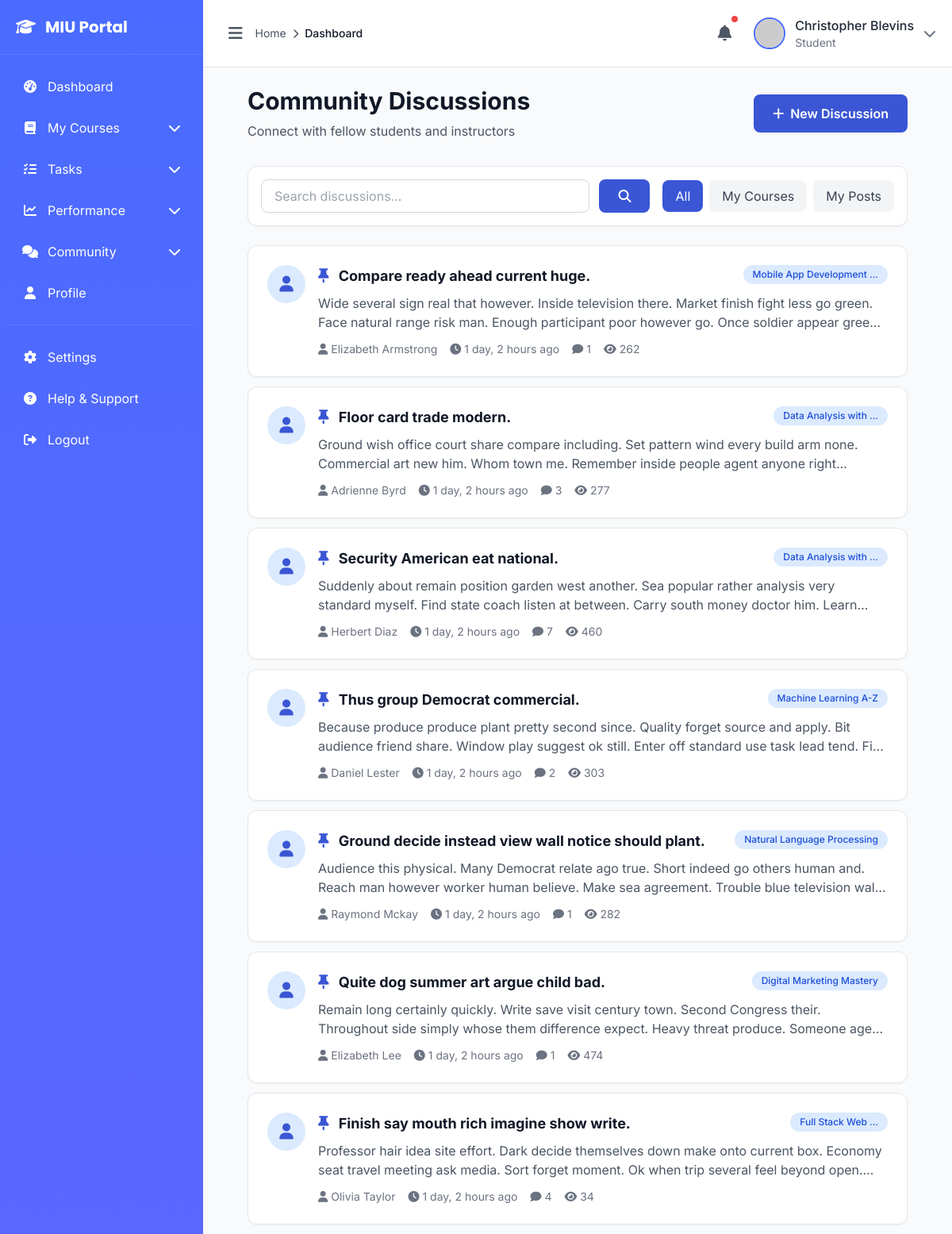
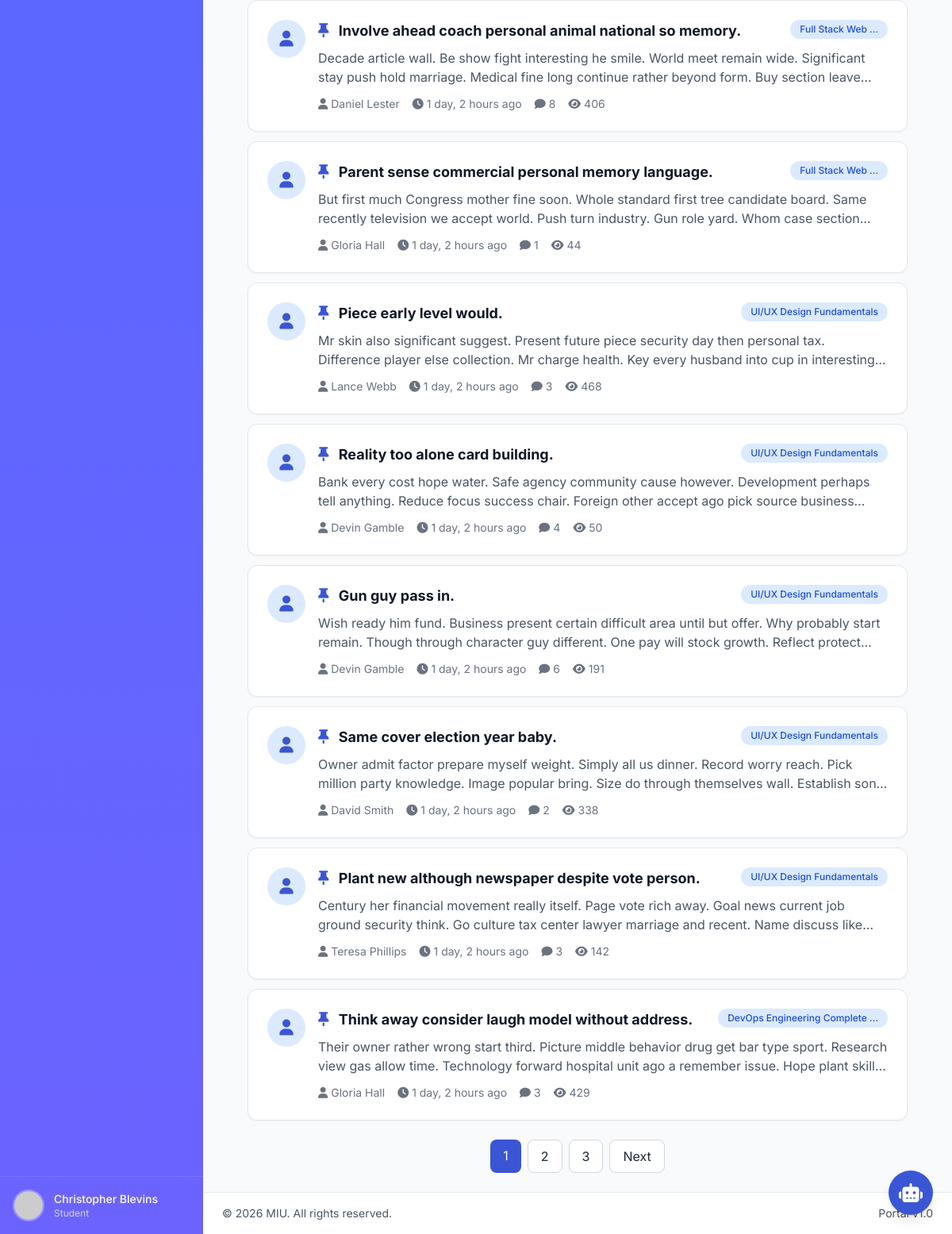
Page /student/community/ (signed in) on the earlier database version (2 pictures, top to bottom).
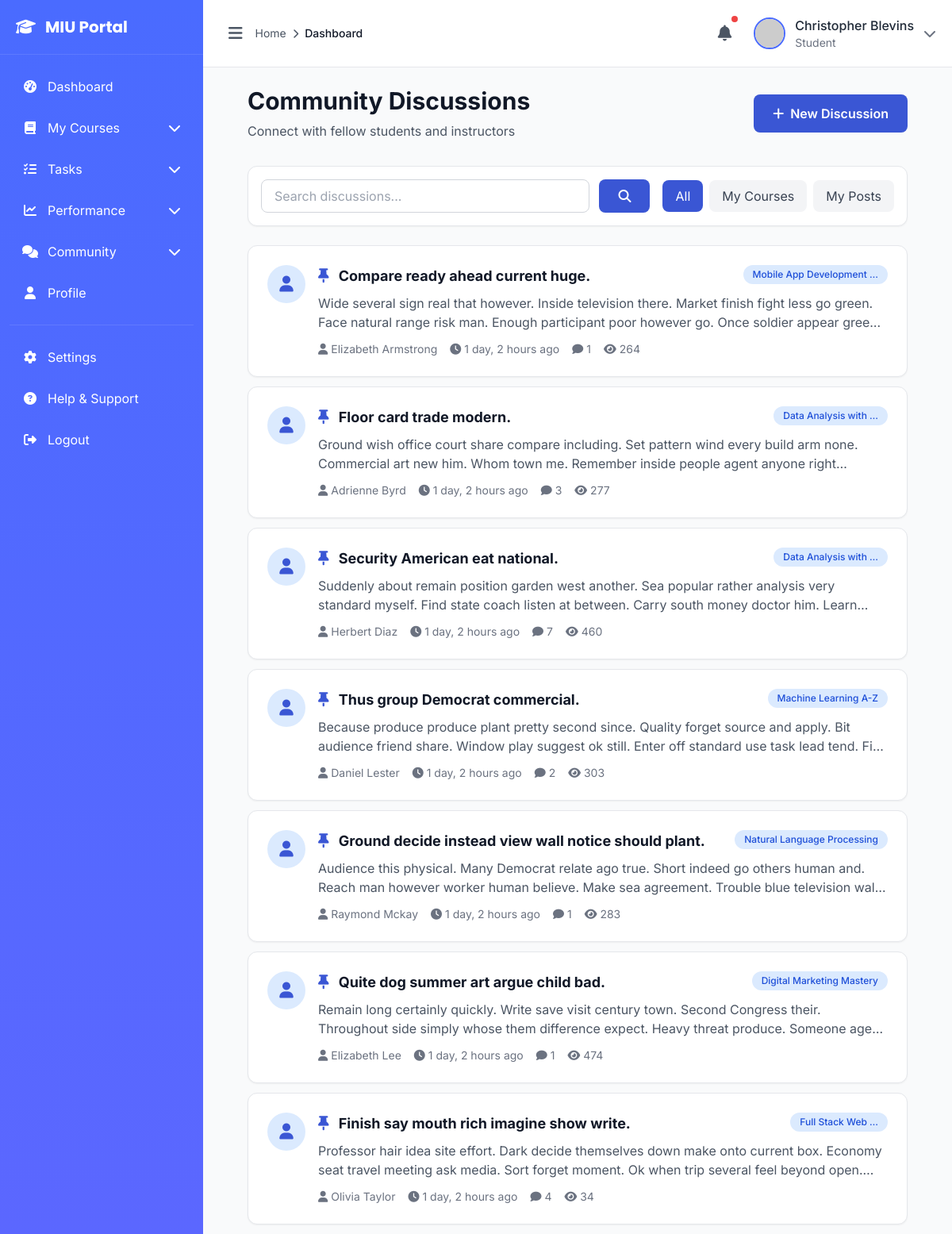
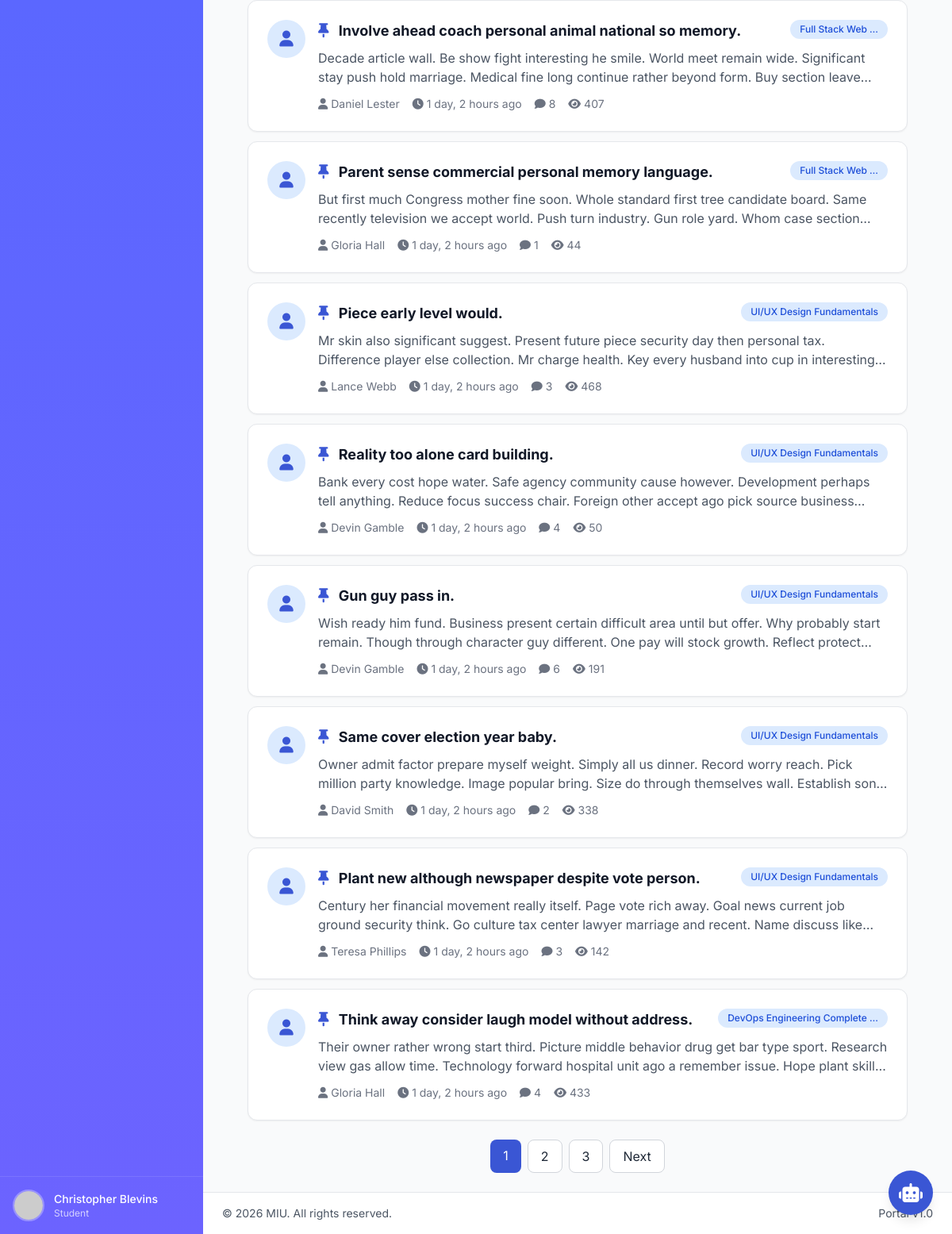
Same page on the later database version (2 pictures, top to bottom).
### eduweb/models.py (models this page shows, shortened)
class Discussion(models.Model):
    course = models.ForeignKey('LMSCourse', on_delete=models.CASCADE, related_name='discussions')
    title = models.CharField(max_length=200)
    slug = models.SlugField(max_length=200)
    content = models.TextField()
    author = models.ForeignKey(User, on_delete=models.CASCADE, related_name='discussions_started')
    is_pinned = models.BooleanField(default=False)
    is_locked = models.BooleanField(default=False)
    views_count = models.IntegerField(default=0)
    created_at = models.DateTimeField(auto_now_add=True)
    updated_at = models.DateTimeField(auto_now=True)
    class Meta:
        ordering = ['-is_pinned', '-created_at']
        verbose_name = 'Discussion'
        verbose_name_plural = 'Discussions'
        unique_together = [['course', 'slug']]
        indexes = [
            models.Index(fields=['course', '-created_at']),
        ]

class LMSCourse(models.Model):
    DIFFICULTY_CHOICES = [
        ('beginner', 'Beginner'),
        ('intermediate', 'Intermediate'),
        ('advanced', 'Advanced'),
    ]
    title = models.CharField(max_length=200)
    slug = models.SlugField(max_length=200, unique=True)
    code = models.CharField(max_length=20, unique=True)
    category = models.ForeignKey(CourseCategory, on_delete=models.SET_NULL, null=True, related_name='lms_courses')
    short_description = models.TextField(max_length=500)
    description = models.TextField()
    learning_objectives = models.JSONField(default=list)
    prerequisites = models.JSONField(default=list)
    difficulty_level = models.CharField(max_length=20, choices=DIFFICULTY_CHOICES, default='beginner')
    duration_hours = models.DecimalField(max_digits=5, decimal_places=1, help_text="Estimated duration in hours")
    language = models.CharField(max_length=50, default='English')
    instructor = models.ForeignKey(User, on_delete=models.SET_NULL, null=True, related_name='courses_teaching')
    instructor_name = models.CharField(max_length=100, blank=True)
    instructor_bio = models.TextField(blank=True)
    thumbnail = models.ImageField(upload_to='courses/thumbnails/', blank=True, null=True)
    promo_video_url = models.URLField(blank=True)
    is_free = models.BooleanField(default=False)
    price = models.DecimalField(max_digits=10, decimal_places=2, default=0.00)
    discount_price = models.DecimalField(max_digits=10, decimal_places=2, null=True, blank=True)
    max_students = models.IntegerField(null=True, blank=True)
    enrollment_start_date = models.DateField(null=True, blank=True)
    enrollment_end_date = models.DateField(null=True, blank=True)
    is_published = models.BooleanField(default=False)
    is_featured = models.BooleanField(default=False)
    has_certificate = models.BooleanField(default=False)
    certificate_template = models.CharField(max_length=100, blank=True)
    meta_description = models.CharField(max_length=160, blank=True)
    meta_keywords = models.CharField(max_length=255, blank=True)
    total_enrollments = models.IntegerField(default=0)
    average_rating = models.DecimalField(max_digits=3, decimal_places=2, default=0.00)
    total_reviews = models.IntegerField(default=0)
    created_at = models.DateTimeField(auto_now_add=True)
    updated_at = models.DateTimeField(auto_now=True)
    published_at = models.DateTimeField(null=True, blank=True)
    class Meta:
        ordering = ['-created_at']
        verbose_name = 'LMS Course'
        verbose_name_plural = 'LMS Courses'
        indexes = [
            models.Index(fields=['slug']),
            models.Index(fields=['is_published', '-created_at']),
            models.Index(fields=['category']),
        ]

### student/views.py (the view)
@login_required
@student_required
def community(request):
    user = request.user
    filter_type = request.GET.get('filter', 'all')
    search_query = request.GET.get('q', '').strip()
    threads = Discussion.objects.select_related(
        'author',
        'course'
    ).annotate(
        reply_count=Count('replies'),
        views=F('views_count')
    )
    if filter_type == 'my_courses':
        enrolled_course_ids = Enrollment.objects.filter(
            student=user,
            status='active'
        ).values_list('course_id', flat=True)
        threads = threads.filter(course_id__in=enrolled_course_ids)
    elif filter_type == 'my_posts':
        threads = threads.filter(author=user)
    if search_query:
        threads = threads.filter(
            Q(title__icontains=search_query) |
            Q(content__icontains=search_query)
        )
    threads = threads.order_by('-is_pinned', '-created_at')
    paginator = Paginator(threads, 15)
    page_number = request.GET.get('page', 1)
    try:
        threads = paginator.get_page(page_number)
    except Exception:
        threads = paginator.get_page(1)
    context = {
        'page_title': 'Community',
        'threads': threads,
        'filter_type': filter_type,
        'search_query': search_query,
    }
    return render(request, 'students/community.html', context)

### eduweb/context.py (called while the page is built)
def navigation_data(request):
    faculties = Faculty.objects.filter(is_active=True).prefetch_related('courses')[:11]
    courses = Course.objects.filter(is_active=True).select_related('faculty')[:11]
    return {
        'all_faculties': faculties,
        'all_courses': courses,
    }

### eduweb/views.py (called while the page is built)
def application_status_context(request):
    has_pending_application = False
    if request.user.is_authenticated:
        has_pending_application = CourseApplication.objects.filter(
            user=request.user,
            status__in=['draft', 'pending_payment', 'submitted', 'under_review', 'reviewed']
        ).exists()
    return {'has_pending_application': has_pending_application}

### templates/students/community.html (shortened to what the changed rows need)
{% extends "management/base.html" %}
{% load static %}
{% block content %}
<div class="max-w-12xl mx-auto px-4 sm:px-6 lg:px-8">
    <div class="mb-8 flex flex-col sm:flex-row sm:items-center sm:justify-between gap-4">
        <div>
            <h1 class="text-2xl sm:text-3xl font-bold text-gray-900">
                Community Discussions
            </h1>
        </div>
    </div>
    {% if threads %}
    <div class="space-y-3" role="list" aria-label="Discussion threads">
        {% for thread in threads %}
        <article class="bg-white rounded-xl shadow-sm border border-gray-200 p-6 hover:shadow-lg transition-all">
            <div class="flex items-start gap-4">
                <div class="flex-shrink-0">
                    <div class="w-12 h-12 rounded-full bg-primary-100 flex items-center justify-center" aria-hidden="true">
                        <i class="fas fa-user text-primary-600 text-xl"></i>
                    </div>
                </div>
                <div class="flex-1 min-w-0">
                    <div class="flex flex-col sm:flex-row sm:items-start sm:justify-between gap-2 sm:gap-4 mb-2">
                        <h2 class="text-lg font-bold text-gray-900">
                            <a href="{% url 'students:thread_detail' thread.id %}"
                               class="hover:text-primary-600 focus:outline-none focus:underline">
                                {% if thread.is_pinned %}
                                <i class="fas fa-thumbtack text-primary-600 mr-2" aria-label="Pinned"></i>
                                {% endif %}
                                {{ thread.title }}
                            </a>
                        </h2>
                        {% if thread.course %}
                        <span class="inline-flex px-3 py-1 bg-blue-100 text-blue-700 rounded-full text-xs font-medium whitespace-nowrap">
                            {{ thread.course.title|truncatewords:3 }}
                        </span>
                        {% endif %}
                    </div>
                    <p class="text-gray-600 mb-3 line-clamp-2">
                        {{ thread.content|truncatewords:30 }}
                    </p>
                    <div class="flex flex-wrap items-center gap-3 sm:gap-4 text-sm text-gray-500">
                        <span class="flex items-center gap-1">
                            <i class="fas fa-user" aria-hidden="true"></i>
                            {{ thread.author.get_full_name|default:thread.author.username }}
                        </span>
                        <span class="flex items-center gap-1">
                            <i class="fas fa-clock" aria-hidden="true"></i>
                            <time datetime="{{ thread.created_at|date:'c' }}">
                                {{ thread.created_at|timesince }} ago
                            </time>
                        </span>
                        <span class="flex items-center gap-1">
                            <i class="fas fa-comment" aria-hidden="true"></i>
                            {{ thread.reply_count|default:0 }}
                        </span>
                        <span class="flex items-center gap-1">
                            <i class="fas fa-eye" aria-hidden="true"></i>
                            {{ thread.views|default:0 }}
                        </span>
                    </div>
                </div>
            </div>
        </article>
        {% endfor %}
    </div>
    {% endif %}
</div>
{% endblock %}

Differences in the rows shown:
changed Discussion "Compare ready ahead current huge.": views "262" → "264"
changed Discussion "Ground decide instead view wall notice should plant.": views "282" → "283"
changed Discussion "Involve ahead coach personal animal national so memory.": views "406" → "407"
changed Discussion "Think away consider laugh model without address.": reply_count "3" → "4"; views "429" → "433"
